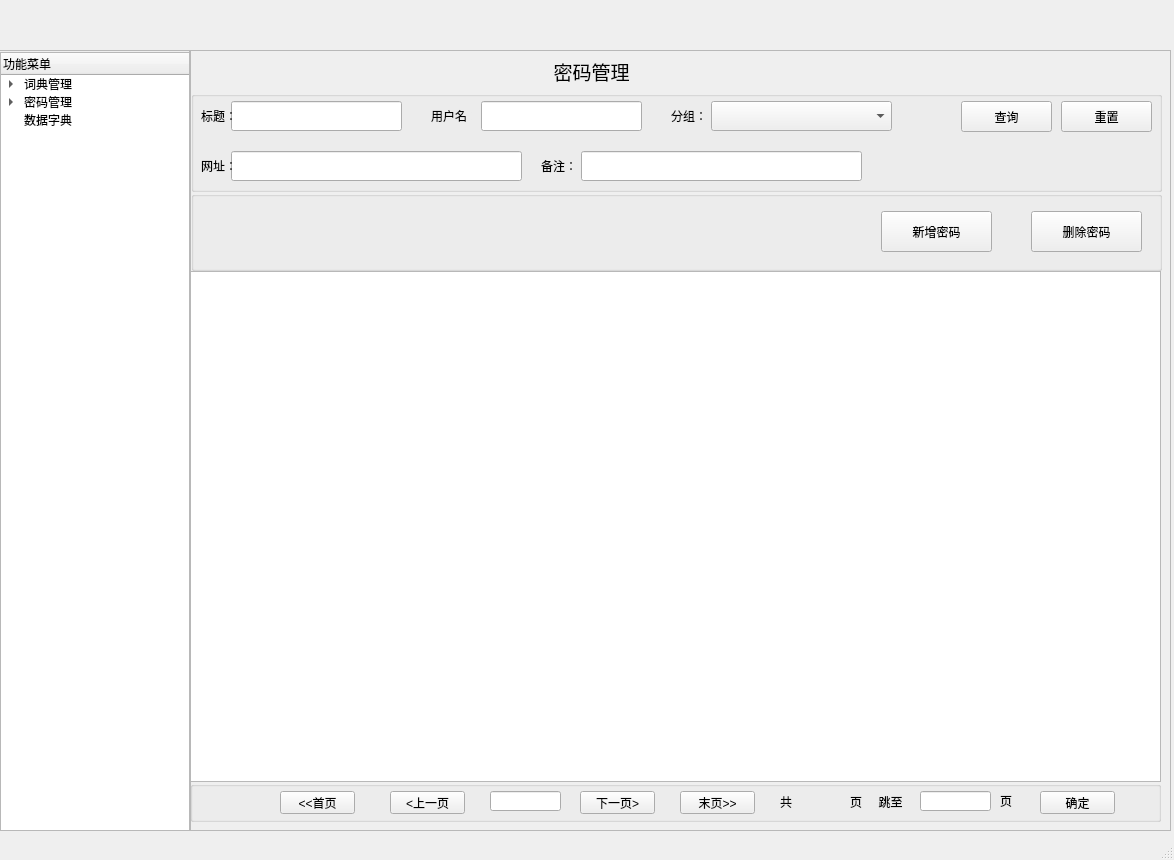
<?xml version="1.0" encoding="UTF-8"?>
<ui version="4.0">
 <class>MainWindow</class>
 <widget class="QMainWindow" name="MainWindow">
  <property name="geometry">
   <rect>
    <x>0</x>
    <y>0</y>
    <width>1174</width>
    <height>860</height>
   </rect>
  </property>
  <property name="windowTitle">
   <string>MainWindow</string>
  </property>
  <widget class="QWidget" name="centralwidget">
   <widget class="QWidget" name="verticalLayoutWidget">
    <property name="geometry">
     <rect>
      <x>0</x>
      <y>0</y>
      <width>1171</width>
      <height>51</height>
     </rect>
    </property>
    <layout class="QVBoxLayout" name="verticalLayout_title_area"/>
   </widget>
   <widget class="QWidget" name="verticalLayoutWidget_2">
    <property name="geometry">
     <rect>
      <x>190</x>
      <y>50</y>
      <width>981</width>
      <height>781</height>
     </rect>
    </property>
    <layout class="QVBoxLayout" name="verticalLayout_activity_area">
     <item>
      <widget class="QScrollArea" name="scrollArea_main">
       <property name="widgetResizable">
        <bool>true</bool>
       </property>
       <widget class="QWidget" name="scrollAreaWidgetContents">
        <property name="geometry">
         <rect>
          <x>0</x>
          <y>0</y>
          <width>977</width>
          <height>777</height>
         </rect>
        </property>
        <widget class="QStackedWidget" name="stack_list">
         <property name="geometry">
          <rect>
           <x>0</x>
           <y>0</y>
           <width>971</width>
           <height>781</height>
          </rect>
         </property>
         <property name="accessibleName">
          <string/>
         </property>
         <property name="currentIndex">
          <number>3</number>
         </property>
         <widget class="QWidget" name="page_home">
          <property name="accessibleName">
           <string>欢迎界面</string>
          </property>
          <widget class="QLabel" name="label_2">
           <property name="geometry">
            <rect>
             <x>240</x>
             <y>120</y>
             <width>231</width>
             <height>101</height>
            </rect>
           </property>
           <property name="text">
            <string>欢迎页面</string>
           </property>
          </widget>
         </widget>
         <widget class="QWidget" name="page_dict">
          <property name="accessibleName">
           <string>本地词典</string>
          </property>
          <widget class="QLabel" name="label_3">
           <property name="geometry">
            <rect>
             <x>283</x>
             <y>1</y>
             <width>131</width>
             <height>31</height>
            </rect>
           </property>
           <property name="sizePolicy">
            <sizepolicy hsizetype="Maximum" vsizetype="Preferred">
             <horstretch>0</horstretch>
             <verstretch>0</verstretch>
            </sizepolicy>
           </property>
           <property name="font">
            <font>
             <family>隶书</family>
             <pointsize>18</pointsize>
             <weight>50</weight>
             <bold>false</bold>
            </font>
           </property>
           <property name="text">
            <string>本地词典</string>
           </property>
           <property name="alignment">
            <set>Qt::AlignCenter</set>
           </property>
          </widget>
         </widget>
         <widget class="QWidget" name="page_query">
          <property name="accessibleName">
           <string>单词查询</string>
          </property>
          <widget class="QLabel" name="label">
           <property name="geometry">
            <rect>
             <x>300</x>
             <y>0</y>
             <width>111</width>
             <height>41</height>
            </rect>
           </property>
           <property name="font">
            <font>
             <family>隶书</family>
             <pointsize>16</pointsize>
             <weight>50</weight>
             <bold>false</bold>
            </font>
           </property>
           <property name="text">
            <string>单词查询</string>
           </property>
           <property name="alignment">
            <set>Qt::AlignCenter</set>
           </property>
          </widget>
          <widget class="QPlainTextEdit" name="plainTextEdit">
           <property name="geometry">
            <rect>
             <x>80</x>
             <y>50</y>
             <width>491</width>
             <height>31</height>
            </rect>
           </property>
          </widget>
          <widget class="QPushButton" name="btn_translate">
           <property name="geometry">
            <rect>
             <x>620</x>
             <y>50</y>
             <width>101</width>
             <height>31</height>
            </rect>
           </property>
           <property name="font">
            <font>
             <family>Segoe UI</family>
             <pointsize>12</pointsize>
            </font>
           </property>
           <property name="styleSheet">
            <string notr="true"/>
           </property>
           <property name="text">
            <string>翻译</string>
           </property>
          </widget>
         </widget>
         <widget class="QWidget" name="page_pwd_mgr">
          <property name="accessibleName">
           <string>本地密码</string>
          </property>
          <widget class="QLabel" name="label_4">
           <property name="geometry">
            <rect>
             <x>360</x>
             <y>10</y>
             <width>81</width>
             <height>21</height>
            </rect>
           </property>
           <property name="font">
            <font>
             <family>隶书</family>
             <pointsize>14</pointsize>
            </font>
           </property>
           <property name="text">
            <string>密码管理</string>
           </property>
           <property name="alignment">
            <set>Qt::AlignCenter</set>
           </property>
          </widget>
          <widget class="QGroupBox" name="groupBox">
           <property name="geometry">
            <rect>
             <x>0</x>
             <y>40</y>
             <width>971</width>
             <height>101</height>
            </rect>
           </property>
           <property name="title">
            <string/>
           </property>
           <widget class="QLabel" name="label_9">
            <property name="geometry">
             <rect>
              <x>480</x>
              <y>10</y>
              <width>31</width>
              <height>30</height>
             </rect>
            </property>
            <property name="text">
             <string>分组：</string>
            </property>
           </widget>
           <widget class="QLineEdit" name="lineEdit_remark">
            <property name="geometry">
             <rect>
              <x>390</x>
              <y>60</y>
              <width>281</width>
              <height>30</height>
             </rect>
            </property>
           </widget>
           <widget class="QLabel" name="label_6">
            <property name="geometry">
             <rect>
              <x>240</x>
              <y>10</y>
              <width>41</width>
              <height>30</height>
             </rect>
            </property>
            <property name="text">
             <string>用户名：</string>
            </property>
           </widget>
           <widget class="QLineEdit" name="lineEdit_usr">
            <property name="geometry">
             <rect>
              <x>290</x>
              <y>10</y>
              <width>161</width>
              <height>30</height>
             </rect>
            </property>
           </widget>
           <widget class="QLineEdit" name="lineEdit_url">
            <property name="geometry">
             <rect>
              <x>40</x>
              <y>60</y>
              <width>291</width>
              <height>30</height>
             </rect>
            </property>
           </widget>
           <widget class="QLabel" name="label_7">
            <property name="geometry">
             <rect>
              <x>10</x>
              <y>60</y>
              <width>31</width>
              <height>30</height>
             </rect>
            </property>
            <property name="text">
             <string>网址：</string>
            </property>
           </widget>
           <widget class="QLabel" name="label_8">
            <property name="geometry">
             <rect>
              <x>350</x>
              <y>60</y>
              <width>31</width>
              <height>30</height>
             </rect>
            </property>
            <property name="text">
             <string>备注：</string>
            </property>
           </widget>
           <widget class="QLineEdit" name="lineEdit_title">
            <property name="geometry">
             <rect>
              <x>40</x>
              <y>10</y>
              <width>171</width>
              <height>30</height>
             </rect>
            </property>
           </widget>
           <widget class="QLabel" name="label_5">
            <property name="geometry">
             <rect>
              <x>10</x>
              <y>10</y>
              <width>31</width>
              <height>30</height>
             </rect>
            </property>
            <property name="text">
             <string>标题：</string>
            </property>
           </widget>
           <widget class="QComboBox" name="comboBox_pwd_category">
            <property name="geometry">
             <rect>
              <x>520</x>
              <y>10</y>
              <width>181</width>
              <height>30</height>
             </rect>
            </property>
            <property name="maxVisibleItems">
             <number>5</number>
            </property>
           </widget>
           <widget class="QToolButton" name="toolButton_pwd_query">
            <property name="geometry">
             <rect>
              <x>770</x>
              <y>10</y>
              <width>91</width>
              <height>31</height>
             </rect>
            </property>
            <property name="text">
             <string>查询</string>
            </property>
           </widget>
           <widget class="QToolButton" name="toolButton_pwd_reset_conditons">
            <property name="geometry">
             <rect>
              <x>870</x>
              <y>10</y>
              <width>91</width>
              <height>31</height>
             </rect>
            </property>
            <property name="text">
             <string>重置</string>
            </property>
           </widget>
          </widget>
          <widget class="QTableView" name="tableView_pwd">
           <property name="geometry">
            <rect>
             <x>-1</x>
             <y>220</y>
             <width>971</width>
             <height>511</height>
            </rect>
           </property>
           <property name="editTriggers">
            <set>QAbstractItemView::NoEditTriggers</set>
           </property>
           <property name="alternatingRowColors">
            <bool>true</bool>
           </property>
           <property name="selectionBehavior">
            <enum>QAbstractItemView::SelectRows</enum>
           </property>
           <property name="sortingEnabled">
            <bool>true</bool>
           </property>
           <attribute name="horizontalHeaderCascadingSectionResizes">
            <bool>true</bool>
           </attribute>
           <attribute name="verticalHeaderCascadingSectionResizes">
            <bool>true</bool>
           </attribute>
           <attribute name="verticalHeaderShowSortIndicator" stdset="0">
            <bool>false</bool>
           </attribute>
          </widget>
          <widget class="QGroupBox" name="groupBox_2">
           <property name="geometry">
            <rect>
             <x>0</x>
             <y>140</y>
             <width>971</width>
             <height>80</height>
            </rect>
           </property>
           <property name="title">
            <string/>
           </property>
           <widget class="QToolButton" name="toolButton_pwd_add">
            <property name="geometry">
             <rect>
              <x>690</x>
              <y>20</y>
              <width>111</width>
              <height>41</height>
             </rect>
            </property>
            <property name="text">
             <string>新增密码</string>
            </property>
           </widget>
           <widget class="QToolButton" name="toolButton_pwd_del">
            <property name="geometry">
             <rect>
              <x>840</x>
              <y>20</y>
              <width>111</width>
              <height>41</height>
             </rect>
            </property>
            <property name="text">
             <string>删除密码</string>
            </property>
           </widget>
           <widget class="QLabel" name="label_result_notice">
            <property name="geometry">
             <rect>
              <x>310</x>
              <y>50</y>
              <width>171</width>
              <height>16</height>
             </rect>
            </property>
            <property name="text">
             <string/>
            </property>
           </widget>
          </widget>
          <widget class="QGroupBox" name="groupBox_3">
           <property name="geometry">
            <rect>
             <x>-1</x>
             <y>730</y>
             <width>971</width>
             <height>41</height>
            </rect>
           </property>
           <property name="title">
            <string/>
           </property>
           <widget class="QPushButton" name="pushButton_home_page">
            <property name="geometry">
             <rect>
              <x>90</x>
              <y>10</y>
              <width>75</width>
              <height>23</height>
             </rect>
            </property>
            <property name="text">
             <string>&lt;&lt;首页</string>
            </property>
           </widget>
           <widget class="QPushButton" name="pushButton_previous_page">
            <property name="geometry">
             <rect>
              <x>200</x>
              <y>10</y>
              <width>75</width>
              <height>23</height>
             </rect>
            </property>
            <property name="text">
             <string>&lt;上一页</string>
            </property>
           </widget>
           <widget class="QLineEdit" name="lineEdit_current_page">
            <property name="geometry">
             <rect>
              <x>300</x>
              <y>10</y>
              <width>71</width>
              <height>20</height>
             </rect>
            </property>
            <property name="readOnly">
             <bool>true</bool>
            </property>
           </widget>
           <widget class="QPushButton" name="pushButton_next_page">
            <property name="geometry">
             <rect>
              <x>390</x>
              <y>10</y>
              <width>75</width>
              <height>23</height>
             </rect>
            </property>
            <property name="text">
             <string>下一页&gt;</string>
            </property>
           </widget>
           <widget class="QPushButton" name="pushButton_final_page">
            <property name="geometry">
             <rect>
              <x>490</x>
              <y>10</y>
              <width>75</width>
              <height>23</height>
             </rect>
            </property>
            <property name="text">
             <string>末页&gt;&gt;</string>
            </property>
           </widget>
           <widget class="QLabel" name="label_10">
            <property name="geometry">
             <rect>
              <x>590</x>
              <y>11</y>
              <width>21</width>
              <height>20</height>
             </rect>
            </property>
            <property name="text">
             <string>共</string>
            </property>
           </widget>
           <widget class="QLabel" name="label_11">
            <property name="geometry">
             <rect>
              <x>660</x>
              <y>11</y>
              <width>71</width>
              <height>20</height>
             </rect>
            </property>
            <property name="text">
             <string>页     跳至</string>
            </property>
           </widget>
           <widget class="QLabel" name="label_total_pages">
            <property name="geometry">
             <rect>
              <x>610</x>
              <y>11</y>
              <width>41</width>
              <height>20</height>
             </rect>
            </property>
            <property name="text">
             <string/>
            </property>
           </widget>
           <widget class="QLineEdit" name="lineEdit_skip_page">
            <property name="geometry">
             <rect>
              <x>730</x>
              <y>10</y>
              <width>71</width>
              <height>20</height>
             </rect>
            </property>
           </widget>
           <widget class="QLabel" name="label_12">
            <property name="geometry">
             <rect>
              <x>810</x>
              <y>10</y>
              <width>21</width>
              <height>20</height>
             </rect>
            </property>
            <property name="text">
             <string>页</string>
            </property>
           </widget>
           <widget class="QPushButton" name="pushButton_confirm_skip">
            <property name="geometry">
             <rect>
              <x>850</x>
              <y>10</y>
              <width>75</width>
              <height>23</height>
             </rect>
            </property>
            <property name="text">
             <string>确定</string>
            </property>
           </widget>
          </widget>
         </widget>
         <widget class="QWidget" name="page_sys_param">
          <property name="accessibleName">
           <string>数据字典</string>
          </property>
          <widget class="QLabel" name="label_13">
           <property name="geometry">
            <rect>
             <x>270</x>
             <y>30</y>
             <width>321</width>
             <height>91</height>
            </rect>
           </property>
           <property name="text">
            <string>数据字典</string>
           </property>
          </widget>
         </widget>
        </widget>
       </widget>
      </widget>
     </item>
    </layout>
   </widget>
   <widget class="QScrollArea" name="scrollArea">
    <property name="geometry">
     <rect>
      <x>-1</x>
      <y>50</y>
      <width>191</width>
      <height>781</height>
     </rect>
    </property>
    <property name="widgetResizable">
     <bool>true</bool>
    </property>
    <widget class="QWidget" name="scrollAreaWidgetContents_2">
     <property name="geometry">
      <rect>
       <x>0</x>
       <y>0</y>
       <width>189</width>
       <height>779</height>
      </rect>
     </property>
     <widget class="QTreeWidget" name="treeWidget">
      <property name="geometry">
       <rect>
        <x>0</x>
        <y>1</y>
        <width>191</width>
        <height>781</height>
       </rect>
      </property>
      <property name="accessibleName">
       <string/>
      </property>
      <column>
       <property name="text">
        <string>功能菜单</string>
       </property>
      </column>
      <item>
       <property name="text">
        <string>词典管理</string>
       </property>
       <item>
        <property name="text">
         <string>本地词典</string>
        </property>
       </item>
       <item>
        <property name="text">
         <string>单词查询</string>
        </property>
       </item>
      </item>
      <item>
       <property name="text">
        <string>密码管理</string>
       </property>
       <item>
        <property name="text">
         <string>本地密码</string>
        </property>
       </item>
      </item>
      <item>
       <property name="text">
        <string>数据字典</string>
       </property>
      </item>
     </widget>
    </widget>
   </widget>
  </widget>
  <widget class="QStatusBar" name="statusbar"/>
 </widget>
 <resources>
  <include location="materials/img/img.qrc"/>
 </resources>
 <connections/>
</ui>
